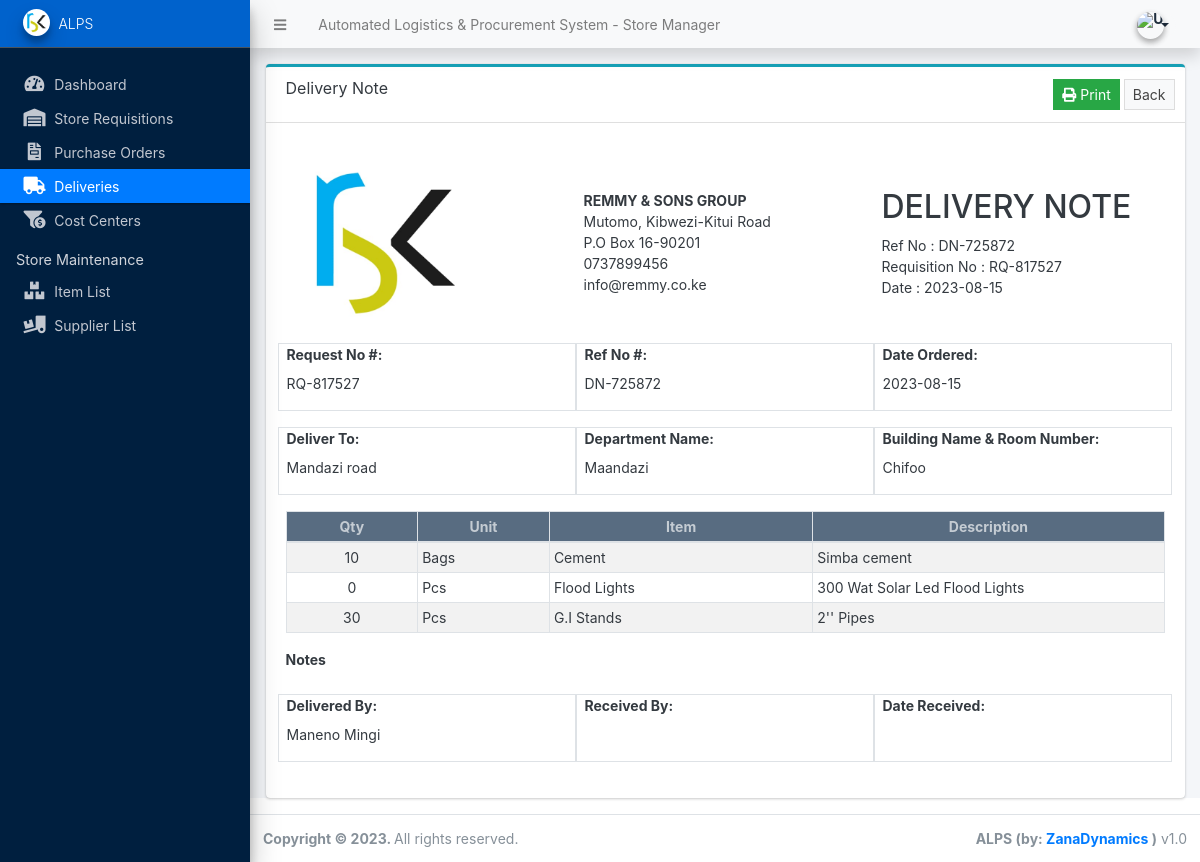
/s_manager/index.php?page=deliveries/view_details&id=7, run on the app's committed database.
### tables this page shows
CREATE TABLE `delivery_items` (
  `dn_id` int(11) NOT NULL,
  `item_id` int(11) NOT NULL,
  `quantity` float NOT NULL
);

CREATE TABLE `item_list` (
  `id` int(30) NOT NULL,
  `name` varchar(250) NOT NULL,
  `unit` varchar(50) NOT NULL,
  `description` text NOT NULL,
  `selling_price` float NOT NULL,
  `buying_price` float NOT NULL,
  `status` tinyint(1) NOT NULL DEFAULT 0 COMMENT ' 1 = Active, 0 = Inactive',
  `date_created` datetime NOT NULL DEFAULT current_timestamp()
);

### classes/DBConnection.php (called while the page is built, shortened)
<?php
class DBConnection{
    private $host = DB_SERVER;
    private $username = DB_USERNAME;
    private $password = DB_PASSWORD;
    private $database = DB_NAME;
    public $conn;
    public function __construct(){
        if (!isset($this->conn)) {
            $this->conn = new mysqli($this->host, $this->username, $this->password, $this->database);
        }
    }
}
?>

### classes/SystemSettings.php (called while the page is built, shortened)
<?php
class SystemSettings extends DBConnection{
	function info($field=''){
		if(!empty($field)){
			if(isset($_SESSION['system_info'][$field]))
				return $_SESSION['system_info'][$field];
			else
				return false;
		}else{
			return false;
		}
	}
}
$_settings = new SystemSettings();

### config.php (called while the page is built, shortened)
<?php
require_once('classes/DBConnection.php');
require_once('classes/SystemSettings.php');
function validate_image($file){
	if(!empty($file)){
		if(is_file(base_app.$file)){
			return base_url.$file;
		}else{
			return base_url.'dist/img/no-image-available.png';
		}
	}else{
		return base_url.'dist/img/no-image-available.png';
	}
}
?>

### s_manager/deliveries/view_details.php (the view, shortened to what this page needs)
<div class="card card-outline card-info">
    <div class="card-header">
        <h3 class="card-title"><?php echo  "Delivery Note " ?> </h3>
        <div class="card-tools">
            <button class="btn btn-sm btn-flat btn-success" id="print" type="button"><i class="fa fa-print"></i> Print</button>
            <a class="btn btn-sm btn-flat btn-default" href="?page=deliveries">Back</a>
        </div>
    </div>
    <div class="card-body" id="out_print">
        <div class="row">
            <div class="col-4">
                <img src="<?php echo validate_image($_settings->info('logo')) ?>" alt="" height="200px">
            </div>
            <div class="col-4 d-flex align-items-center">
                <div>
                    <p class="m-0" style="font-weight: bold; text-transform: uppercase"><?php echo $_settings->info('company_name') ?></p>
                    <p class="m-0"><?php echo $_settings->info('company_location') ?></p>
                    <p class="m-0"><?php echo $_settings->info('company_address') ?></p>
                    <p class="m-0"><?php echo $_settings->info('company_mobile') ?></p>
                    <p class="m-0"><?php echo $_settings->info('company_email') ?></p>
                </div>
            </div>
            <div class="col-4 d-flex align-items-center">
                <div>
                    <H2>DELIVERY NOTE</H2>
                    <p class="m-0">Ref No : <?php echo ($dn_no) ?></p>
                    <p class="m-0">Requisition No : <?php echo ($rq_no) ?></p>
                    <p class="m-0">Date : <?php echo date("Y-m-d", strtotime($date_created)) ?></p>
                </div>
            </div>
        </div>
        <div class="row">
            <div class="col-md-4 form-group" style="border: 1px solid #dee2e6;">
                <label for="deliver_to" class="contorol-label">Request No #:</label>
                <p><?php echo isset($rq_no) ? $rq_no : "" ?></p>
            </div>
            <div class="col-md-4 form-group" style="border: 1px solid #dee2e6;">
                <label for="deliver_to" class="contorol-label">Ref No #:</label>
                <p><?php echo isset($dn_no) ? $dn_no : "" ?></p>
            </div>
            <div class="col-md-4 form-group" style="border: 1px solid #dee2e6;">
                <label for="date_created" class="contorol-label">Date Ordered:</label>
                <p><?php echo date("Y-m-d", strtotime($date_created)) ?></p>
            </div>
            <div class="col-md-4 form-group" style="border: 1px solid #dee2e6;">
                <label for="deliver_to" class="contorol-label">Deliver To:</label>
                <p><?php echo isset($deliver_to) ? $deliver_to : '' ?></p>
            </div>
            <div class="col-md-4 form-group" style="border: 1px solid #dee2e6;">
                <label for="department_name" class="control-label">Department Name:</label>
                <p><?php echo isset($department_name) ? $department_name : '' ?></p>
            </div>
            <div class="col-md-4 form-group" style="border: 1px solid #dee2e6;">
                <label for="building_name" class="control-label">Building Name & Room Number:</label>
                <p><?php echo isset($building_name) ? $building_name : '' ?></p>
            </div>
        </div>
        <div class="row">
            <div class="col-md-12">
                <table class="table table-striped table-bordered" id="item-list">
                    <colgroup>
                        <col width="15%">
                        <col width="15%">
                        <col width="30%">
                        <col width="40%">
                    </colgroup>
                    <thead>
                        <tr class="bg-navy disabled">
                            <th class="bg-navy disabled text-light px-1 py-1 text-center">Qty</th>
                            <th class="bg-navy disabled text-light px-1 py-1 text-center">Unit</th>
                            <th class="bg-navy disabled text-light px-1 py-1 text-center">Item</th>
                            <th class="bg-navy disabled text-light px-1 py-1 text-center">Description</th>
                        </tr>
                    </thead>
                    <tbody>
                        <?php
                        if (isset($id)) :
                            $requested_items_qry = $conn->query("SELECT r.*,i.name, i.unit, i.description FROM `delivery_items` r inner join item_list i on r.item_id = i.id where r.`dn_id` = '$id' ");
                            while ($row = $requested_items_qry->fetch_assoc()) : ?>
                                <tr class="po-item">
                                    <td class="align-middle p-0 text-center"><?php echo $row['quantity'] ?></td>
                                    <td class="align-middle p-1"><?php echo $row['unit'] ?></td>
                                    <td class="align-middle p-1"><?php echo $row['name'] ?></td>
                                    <td class="align-middle p-1 item-description"><?php echo $row['description'] ?></td>
                                </tr>
                        <?php endwhile;
                        endif;
                        ?>
                    </tbody>
                </table>
                <div class="row">
                    <div class="col-4">
                        <label for="notes" class="control-label">Notes</label>
                    </div>
                </div>
                <div class="row">
                    <?php
                        $users_qry = $conn->query("SELECT concat(firstname,' ',lastname) as username FROM `users` WHERE type = '{$driver_id}'");
                        $driver = $users_qry->fetch_assoc();
                    ?>
                    <div class="col-md-4 form-group" style="border: 1px solid #dee2e6;">
                        <label for="delivered_by" class="control-label">Delivered By:</label>
                        <p><?php echo isset($driver['username']) ? $driver['username'] : '' ?></p>
                    </div>
                    <div class="col-md-4 form-group" style="border: 1px solid #dee2e6;">
                        <label for="received_by" class="control-label">Received By:</label>
                    </div>
                    <div class="col-md-4 form-group" style="border: 1px solid #dee2e6;">
                        <label for="date_received" class="control-label">Date Received:</label>
                    </div>
                </div>
            </div>
        </div>
    </div>
</div>

### data on the page
delivery_items: quantity "10", item.unit "Bags", item.name "Cement", item.description "Simba cement"
delivery_items: quantity "0", item.unit "Pcs", item.name "Flood Lights", item.description "300 Wat Solar Led Flood Lights"
delivery_items: quantity "30", item.unit "Pcs", item.name "G.I Stands", item.description "2'' Pipes"

### other printed values
$_settings->info('name') "Automated Logistics & Procurement System"
$_settings->info('short_name') "ALPS"
$_settings->info('company_name') "REMMY & SONS GROUP"
$_settings->info('company_location') "Mutomo, Kibwezi-Kitui Road"
$_settings->info('company_address') "P.O Box 16-90201"
$_settings->info('company_mobile') "0737899456"
$_settings->info('company_email') "info@remmy.co.ke"
$dn_no "DN-725872"
$rq_no "RQ-817527"
date("Y-m-d", strtotime($date_created)) "2023-08-15"
$deliver_to "Mandazi road"
$department_name "Maandazi"
$building_name "Chifoo"
$driver['username'] "Maneno Mingi"
